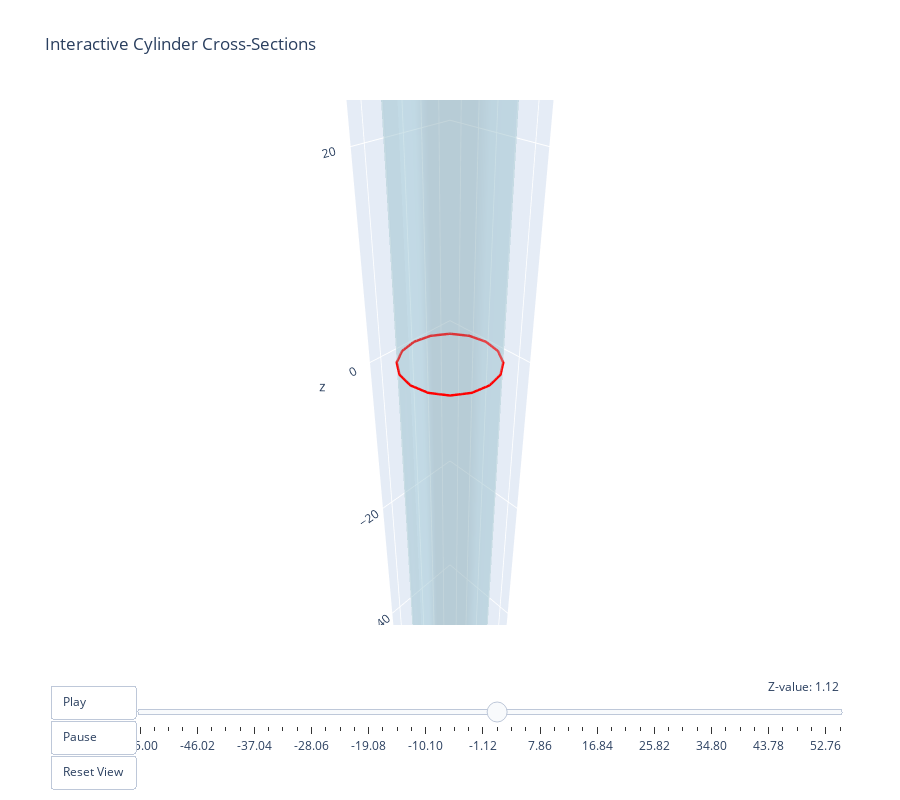

Source (notebook cell):
### Markdown cell above
## Interactive Cross-Sections

### Code cell
cylinder.visualize_mesh_slice_interactive(
    title="Interactive Cylinder Cross-Sections",
    slice_color="red",
    mesh_color="lightblue",
    mesh_opacity=0.3
)

### Figure 1 — Plotly figure (JSON) as saved in the notebook; plotly's stock layout.template omitted (floating-point values rounded to 4 significant figures)
{"data": [{"color": "lightblue", "i": [1, 1, 2, 2, 4, 4, 5, 5, 6, 6, 7, 7, 8, 8, 9, 9, 10, 10, 11, 11, 12, 12, 13, 13, 14, 14, 15, 15, 16, 16, 17, 17, 18, 18, 19, 19, 20, 20, 21, 21, 22, 22, 23, 23, 24, 24, 25, 25, 26, 26, 27, 27, 28, 28, 29, 29, 30, 30, 31, 31, 32, 32, 33, 33], "j": [0, 4, 4, 5, 0, 6, 6, 7, 0, 8, 8, 9, 0, 10, 10, 11, 0, 12, 12, 13, 0, 14, 14, 15, 0, 16, 16, 17, 0, 18, 18, 19, 0, 20, 20, 21, 0, 22, 22, 23, 0, 24, 24, 25, 0, 26, 26, 27, 0, 28, 28, 29, 0, 30, 30, 31, 0, 32, 32, 33, 0, 1, 1, 2], "k": [4, 2, 5, 3, 6, 5, 7, 3, 8, 7, 9, 3, 10, 9, 11, 3, 12, 11, 13, 3, 14, 13, 15, 3, 16, 15, 17, 3, 18, 17, 19, 3, 20, 19, 21, 3, 22, 21, 23, 3, 24, 23, 25, 3, 26, 25, 27, 3, 28, 27, 29, 3, 30, 29, 31, 3, 32, 31, 33, 3, 1, 33, 2, 3], "name": "Mesh", "opacity": 0.3, "type": "mesh3d", "x": [0.0, 5.0, 5.0, 0.0, 4.619, 4.619, 3.536, 3.536, 1.913, 1.913, 3.062e-16, 3.062e-16, -1.913, -1.913, -3.536, -3.536, -4.619, -4.619, -5.0, -5.0, -4.619, -4.619, -3.536, -3.536, -1.913, -1.913, -9.185e-16, -9.185e-16, 1.913, 1.913, 3.536, 3.536, 4.619, 4.619], "y": [0.0, 0.0, 0.0, 0.0, 1.913, 1.913, 3.536, 3.536, 4.619, 4.619, 5.0, 5.0, 4.619, 4.619, 3.536, 3.536, 1.913, 1.913, 6.123e-16, 6.123e-16, -1.913, -1.913, -3.536, -3.536, -4.619, -4.619, -5.0, -5.0, -4.619, -4.619, -3.536, -3.536, -1.913, -1.913], "z": [-50.0, -50.0, 50.0, 50.0, -50.0, 50.0, -50.0, 50.0, -50.0, 50.0, -50.0, 50.0, -50.0, 50.0, -50.0, 50.0, -50.0, 50.0, -50.0, 50.0, -50.0, 50.0, -50.0, 50.0, -50.0, 50.0, -50.0, 50.0, -50.0, 50.0, -50.0, 50.0, -50.0, 50.0]}, {"line": {"color": "red", "width": 5}, "mode": "lines", "name": "Slice at z=0.00", "type": "scatter3d", "x": [-9.185e-16, -0.9567, -1.913, -2.724, -3.536, -4.077, -4.619, -4.81, -5, -4.81, -4.619, -4.077, -3.536, -2.724, -1.913, -0.9567, 3.062e-16, 0.9567, 1.913, 2.724, 3.536, 4.077, 4.619, 4.81, 5, 4.81, 4.619, 4.077, 3.536, 2.724, 1.913, 0.9567, -9.185e-16, null], "y": [-5, -4.81, -4.619, -4.077, -3.536, -2.724, -1.913, -0.9567, 6.123e-16, 0.9567, 1.913, 2.724, 3.536, 4.077, 4.619, 4.81, 5, 4.81, 4.619, 4.077, 3.536, 2.724, 1.913, 0.9567, 0, -0.9567, -1.913, -2.724, -3.536, -4.077, -4.619, -4.81, -5, null], "z": [0, 0, 0, 0, 0, 0, 0, 0, 0, 0, 0, 0, 0, 0, 0, 0, 0, 0, 0, 0, 0, 0, 0, 0, 0, 0, 0, 0, 0, 0, 0, 0, 0, null]}], "layout": {"height": 800, "margin": {"b": 100, "l": 50, "r": 50, "t": 100}, "scene": {"aspectmode": "data", "camera": {"eye": {"x": 1.5, "y": 1.5, "z": 1.5}}}, "sliders": [{"active": 25, "currentvalue": {"prefix": "Z-value: ", "visible": true, "xanchor": "right"}, "len": 0.9, "pad": {"b": 10, "t": 50}, "steps": [{"args": [["frame_0"], {"frame": {"duration": 0, "redraw": true}, "mode": "immediate"}], "label": "-55.00", "method": "animate"}, {"args": [["frame_1"], {"frame": {"duration": 0, "redraw": true}, "mode": "immediate"}], "label": "-52.76", "method": "animate"}, {"args": [["frame_2"], {"frame": {"duration": 0, "redraw": true}, "mode": "immediate"}], "label": "-50.51", "method": "animate"}, {"args": [["frame_3"], {"frame": {"duration": 0, "redraw": true}, "mode": "immediate"}], "label": "-48.27", "method": "animate"}, {"args": [["frame_4"], {"frame": {"duration": 0, "redraw": true}, "mode": "immediate"}], "label": "-46.02", "method": "animate"}, {"args": [["frame_5"], {"frame": {"duration": 0, "redraw": true}, "mode": "immediate"}], "label": "-43.78", "method": "animate"}, {"args": [["frame_6"], {"frame": {"duration": 0, "redraw": true}, "mode": "immediate"}], "label": "-41.53", "method": "animate"}, {"args": [["frame_7"], {"frame": {"duration": 0, "redraw": true}, "mode": "immediate"}], "label": "-39.29", "method": "animate"}, {"args": [["frame_8"], {"frame": {"duration": 0, "redraw": true}, "mode": "immediate"}], "label": "-37.04", "method": "animate"}, {"args": [["frame_9"], {"frame": {"duration": 0, "redraw": true}, "mode": "immediate"}], "label": "-34.80", "method": "animate"}, {"args": [["frame_10"], {"frame": {"duration": 0, "redraw": true}, "mode": "immediate"}], "label": "-32.55", "method": "animate"}, {"args": [["frame_11"], {"frame": {"duration": 0, "redraw": true}, "mode": "immediate"}], "label": "-30.31", "method": "animate"}, {"args": [["frame_12"], {"frame": {"duration": 0, "redraw": true}, "mode": "immediate"}], "label": "-28.06", "method": "animate"}, {"args": [["frame_13"], {"frame": {"duration": 0, "redraw": true}, "mode": "immediate"}], "label": "-25.82", "method": "animate"}, {"args": [["frame_14"], {"frame": {"duration": 0, "redraw": true}, "mode": "immediate"}], "label": "-23.57", "method": "animate"}, {"args": [["frame_15"], {"frame": {"duration": 0, "redraw": true}, "mode": "immediate"}], "label": "-21.33", "method": "animate"}, {"args": [["frame_16"], {"frame": {"duration": 0, "redraw": true}, "mode": "immediate"}], "label": "-19.08", "method": "animate"}, {"args": [["frame_17"], {"frame": {"duration": 0, "redraw": true}, "mode": "immediate"}], "label": "-16.84", "method": "animate"}, {"args": [["frame_18"], {"frame": {"duration": 0, "redraw": true}, "mode": "immediate"}], "label": "-14.59", "method": "animate"}, {"args": [["frame_19"], {"frame": {"duration": 0, "redraw": true}, "mode": "immediate"}], "label": "-12.35", "method": "animate"}, {"args": [["frame_20"], {"frame": {"duration": 0, "redraw": true}, "mode": "immediate"}], "label": "-10.10", "method": "animate"}, {"args": [["frame_21"], {"frame": {"duration": 0, "redraw": true}, "mode": "immediate"}], "label": "-7.86", "method": "animate"}, {"args": [["frame_22"], {"frame": {"duration": 0, "redraw": true}, "mode": "immediate"}], "label": "-5.61", "method": "animate"}, {"args": [["frame_23"], {"frame": {"duration": 0, "redraw": true}, "mode": "immediate"}], "label": "-3.37", "method": "animate"}, {"args": [["frame_24"], {"frame": {"duration": 0, "redraw": true}, "mode": "immediate"}], "label": "-1.12", "method": "animate"}, {"args": [["frame_25"], {"frame": {"duration": 0, "redraw": true}, "mode": "immediate"}], "label": "1.12", "method": "animate"}, {"args": [["frame_26"], {"frame": {"duration": 0, "redraw": true}, "mode": "immediate"}], "label": "3.37", "method": "animate"}, {"args": [["frame_27"], {"frame": {"duration": 0, "redraw": true}, "mode": "immediate"}], "label": "5.61", "method": "animate"}, {"args": [["frame_28"], {"frame": {"duration": 0, "redraw": true}, "mode": "immediate"}], "label": "7.86", "method": "animate"}, {"args": [["frame_29"], {"frame": {"duration": 0, "redraw": true}, "mode": "immediate"}], "label": "10.10", "method": "animate"}, {"args": [["frame_30"], {"frame": {"duration": 0, "redraw": true}, "mode": "immediate"}], "label": "12.35", "method": "animate"}, {"args": [["frame_31"], {"frame": {"duration": 0, "redraw": true}, "mode": "immediate"}], "label": "14.59", "method": "animate"}, {"args": [["frame_32"], {"frame": {"duration": 0, "redraw": true}, "mode": "immediate"}], "label": "16.84", "method": "animate"}, {"args": [["frame_33"], {"frame": {"duration": 0, "redraw": true}, "mode": "immediate"}], "label": "19.08", "method": "animate"}, {"args": [["frame_34"], {"frame": {"duration": 0, "redraw": true}, "mode": "immediate"}], "label": "21.33", "method": "animate"}, {"args": [["frame_35"], {"frame": {"duration": 0, "redraw": true}, "mode": "immediate"}], "label": "23.57", "method": "animate"}, {"args": [["frame_36"], {"frame": {"duration": 0, "redraw": true}, "mode": "immediate"}], "label": "25.82", "method": "animate"}, {"args": [["frame_37"], {"frame": {"duration": 0, "redraw": true}, "mode": "immediate"}], "label": "28.06", "method": "animate"}, {"args": [["frame_38"], {"frame": {"duration": 0, "redraw": true}, "mode": "immediate"}], "label": "30.31", "method": "animate"}, {"args": [["frame_39"], {"frame": {"duration": 0, "redraw": true}, "mode": "immediate"}], "label": "32.55", "method": "animate"}, {"args": [["frame_40"], {"frame": {"duration": 0, "redraw": true}, "mode": "immediate"}], "label": "34.80", "method": "animate"}, {"args": [["frame_41"], {"frame": {"duration": 0, "redraw": true}, "mode": "immediate"}], "label": "37.04", "method": "animate"}, {"args": [["frame_42"], {"frame": {"duration": 0, "redraw": true}, "mode": "immediate"}], "label": "39.29", "method": "animate"}, {"args": [["frame_43"], {"frame": {"duration": 0, "redraw": true}, "mode": "immediate"}], "label": "41.53", "method": "animate"}, {"args": [["frame_44"], {"frame": {"duration": 0, "redraw": true}, "mode": "immediate"}], "label": "43.78", "method": "animate"}, {"args": [["frame_45"], {"frame": {"duration": 0, "redraw": true}, "mode": "immediate"}], "label": "46.02", "method": "animate"}, {"args": [["frame_46"], {"frame": {"duration": 0, "redraw": true}, "mode": "immediate"}], "label": "48.27", "method": "animate"}, {"args": [["frame_47"], {"frame": {"duration": 0, "redraw": true}, "mode": "immediate"}], "label": "50.51", "method": "animate"}, {"args": [["frame_48"], {"frame": {"duration": 0, "redraw": true}, "mode": "immediate"}], "label": "52.76", "method": "animate"}, {"args": [["frame_49"], {"frame": {"duration": 0, "redraw": true}, "mode": "immediate"}], "label": "55.00", "method": "animate"}], "x": 0.1, "y": 0}], "title": {"text": "Interactive Cylinder Cross-Sections"}, "updatemenus": [{"buttons": [{"args": [null, {"frame": {"duration": 200, "redraw": true}, "fromcurrent": true}], "label": "Play", "method": "animate"}, {"args": [[null], {"frame": {"duration": 0, "redraw": false}, "mode": "immediate"}], "label": "Pause", "method": "animate"}, {"args": [{"scene.camera.eye": {"x": 1.5, "y": 1.5, "z": 1.5}}], "label": "Reset View", "method": "relayout"}], "pad": {"r": 10, "t": 60}, "showactive": false, "type": "buttons", "x": 0, "xanchor": "left", "y": 0, "yanchor": "top"}]}}
